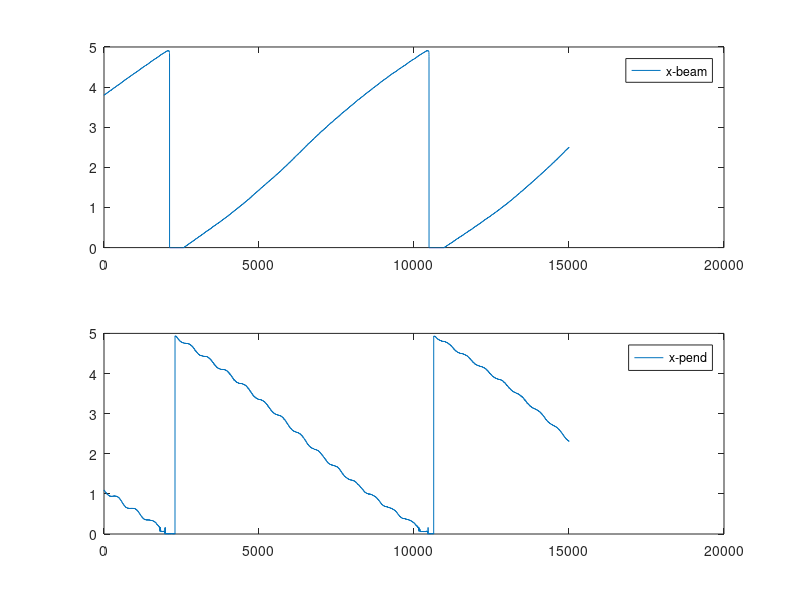

Here is the MATLAB script that generated this plot:
clear,clc
load('xbeam.mat')
load('xpend.mat')

%% plot all together
figure(1),clf,hold on
subplot(2,1,1)
    plot(xbeam,'DisplayName','x-beam')
    legend()
subplot(2,1,2)
    plot(xpend,'DisplayName','x-pend')
    legend()
    